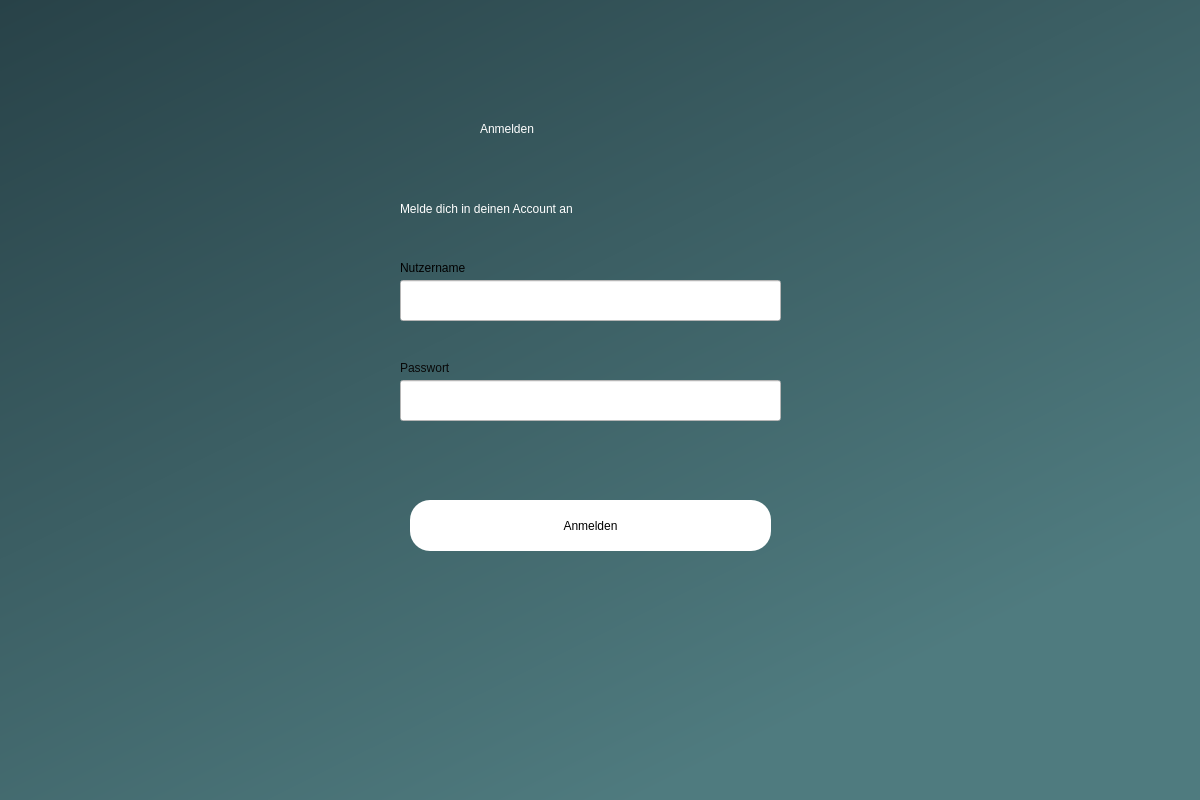
<?xml version="1.0" encoding="UTF-8"?>
<ui version="4.0">
 <class>Dialog</class>
 <widget class="QDialog" name="Dialog">
  <property name="geometry">
   <rect>
    <x>0</x>
    <y>0</y>
    <width>1200</width>
    <height>800</height>
   </rect>
  </property>
  <property name="windowTitle">
   <string>Dialog</string>
  </property>
  <widget class="QWidget" name="widget" native="true">
   <property name="geometry">
    <rect>
     <x>0</x>
     <y>0</y>
     <width>1201</width>
     <height>801</height>
    </rect>
   </property>
   <property name="styleSheet">
    <string notr="true">QWidget#widget{
background-color:qlineargradient(spread:pad, x1:0, y1:0, x2:0.669, y2:0.897727, stop:0 rgba(40, 66, 72, 255), stop:1 rgba(79, 123, 127, 255));}</string>
   </property>
   <widget class="QPushButton" name="btn_login">
    <property name="geometry">
     <rect>
      <x>410</x>
      <y>500</y>
      <width>361</width>
      <height>51</height>
     </rect>
    </property>
    <property name="styleSheet">
     <string notr="true">border-radius:20px;
font: 700 18pt &quot;MS Shell Dig 2&quot;;
background-color: white;
color:black;

</string>
    </property>
    <property name="text">
     <string>Anmelden</string>
    </property>
   </widget>
   <widget class="QLabel" name="label">
    <property name="geometry">
     <rect>
      <x>480</x>
      <y>90</y>
      <width>221</width>
      <height>78</height>
     </rect>
    </property>
    <property name="styleSheet">
     <string notr="true">font: 36pt &quot;MS Shell Dig 2&quot;;color:white;</string>
    </property>
    <property name="text">
     <string>Anmelden</string>
    </property>
   </widget>
   <widget class="QLabel" name="label_2">
    <property name="geometry">
     <rect>
      <x>400</x>
      <y>170</y>
      <width>381</width>
      <height>78</height>
     </rect>
    </property>
    <property name="styleSheet">
     <string notr="true">font: 20pt &quot;MS Shell Dig 2&quot;;color:white;</string>
    </property>
    <property name="text">
     <string>Melde dich in deinen Account an</string>
    </property>
   </widget>
   <widget class="QLineEdit" name="txt_nutzername">
    <property name="geometry">
     <rect>
      <x>400</x>
      <y>280</y>
      <width>381</width>
      <height>41</height>
     </rect>
    </property>
    <property name="styleSheet">
     <string notr="true">background-color: rgb(255, 255, 255);</string>
    </property>
   </widget>
   <widget class="QLineEdit" name="txt_passwort">
    <property name="geometry">
     <rect>
      <x>400</x>
      <y>380</y>
      <width>381</width>
      <height>41</height>
     </rect>
    </property>
    <property name="styleSheet">
     <string notr="true">background-color: rgb(255, 255, 255);</string>
    </property>
   </widget>
   <widget class="QLabel" name="label_3">
    <property name="geometry">
     <rect>
      <x>400</x>
      <y>260</y>
      <width>81</width>
      <height>16</height>
     </rect>
    </property>
    <property name="styleSheet">
     <string notr="true">font: 10pt &quot;MS Shell Dig 2&quot;;
color: rgb(0, 0, 0);</string>
    </property>
    <property name="text">
     <string>Nutzername</string>
    </property>
   </widget>
   <widget class="QLabel" name="label_4">
    <property name="geometry">
     <rect>
      <x>400</x>
      <y>360</y>
      <width>81</width>
      <height>16</height>
     </rect>
    </property>
    <property name="styleSheet">
     <string notr="true">font: 10pt &quot;MS Shell Dig 2&quot;;
color: rgb(8, 8, 8);</string>
    </property>
    <property name="text">
     <string>Passwort</string>
    </property>
   </widget>
   <widget class="QLabel" name="txt_regex">
    <property name="geometry">
     <rect>
      <x>400</x>
      <y>460</y>
      <width>381</width>
      <height>20</height>
     </rect>
    </property>
    <property name="styleSheet">
     <string notr="true">font: 12pt &quot;MS Shell Dig 2&quot;; color:red;</string>
    </property>
    <property name="text">
     <string/>
    </property>
   </widget>
  </widget>
 </widget>
 <resources/>
 <connections/>
</ui>
